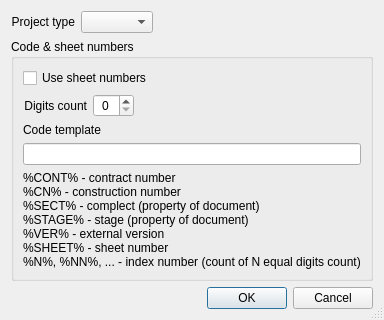
<?xml version="1.0" encoding="UTF-8"?>
<ui version="4.0">
 <class>CodeFormingDlg</class>
 <widget class="QDialog" name="CodeFormingDlg">
  <property name="geometry">
   <rect>
    <x>0</x>
    <y>0</y>
    <width>354</width>
    <height>306</height>
   </rect>
  </property>
  <property name="windowTitle">
   <string>Code forming</string>
  </property>
  <property name="locale">
   <locale language="English" country="UnitedStates"/>
  </property>
  <property name="sizeGripEnabled">
   <bool>true</bool>
  </property>
  <layout class="QVBoxLayout" name="verticalLayout_2">
   <item>
    <layout class="QHBoxLayout" name="horizontalLayout_2">
     <item>
      <widget class="QLabel" name="label_3">
       <property name="text">
        <string>Project type</string>
       </property>
       <property name="alignment">
        <set>Qt::AlignRight|Qt::AlignTrailing|Qt::AlignVCenter</set>
       </property>
      </widget>
     </item>
     <item>
      <widget class="QComboBox" name="cbProjType">
       <property name="sizeAdjustPolicy">
        <enum>QComboBox::AdjustToContents</enum>
       </property>
      </widget>
     </item>
     <item>
      <spacer name="horizontalSpacer_2">
       <property name="orientation">
        <enum>Qt::Horizontal</enum>
       </property>
       <property name="sizeHint" stdset="0">
        <size>
         <width>40</width>
         <height>20</height>
        </size>
       </property>
      </spacer>
     </item>
    </layout>
   </item>
   <item>
    <widget class="QGroupBox" name="groupBox">
     <property name="title">
      <string>Code &amp;&amp; sheet numbers</string>
     </property>
     <layout class="QVBoxLayout" name="verticalLayout">
      <item>
       <widget class="QRoCheckBox" name="cbUseSheet">
        <property name="text">
         <string>Use sheet numbers</string>
        </property>
       </widget>
      </item>
      <item>
       <layout class="QHBoxLayout" name="horizontalLayout">
        <item>
         <widget class="QLabel" name="lblSheetDigits">
          <property name="text">
           <string>Digits count</string>
          </property>
          <property name="alignment">
           <set>Qt::AlignRight|Qt::AlignTrailing|Qt::AlignVCenter</set>
          </property>
         </widget>
        </item>
        <item>
         <widget class="QSpinBox" name="sbSheetDigits">
          <property name="alignment">
           <set>Qt::AlignCenter</set>
          </property>
          <property name="maximum">
           <number>16</number>
          </property>
         </widget>
        </item>
        <item>
         <spacer name="horizontalSpacer">
          <property name="orientation">
           <enum>Qt::Horizontal</enum>
          </property>
          <property name="sizeHint" stdset="0">
           <size>
            <width>40</width>
            <height>20</height>
           </size>
          </property>
         </spacer>
        </item>
       </layout>
      </item>
      <item>
       <widget class="QLabel" name="label">
        <property name="text">
         <string>Code template</string>
        </property>
       </widget>
      </item>
      <item>
       <widget class="QLineEdit" name="leCodeTemplate">
        <property name="alignment">
         <set>Qt::AlignCenter</set>
        </property>
       </widget>
      </item>
      <item>
       <widget class="QLabel" name="label_2">
        <property name="text">
         <string>%CONT% - contract number
%CN% - construction number
%SECT% - complect (property of document)
%STAGE% - stage (property of document)
%VER% - external version
%SHEET% - sheet number
%N%, %NN%, ... - index number (count of N equal digits count)</string>
        </property>
       </widget>
      </item>
     </layout>
    </widget>
   </item>
   <item>
    <spacer name="verticalSpacer">
     <property name="orientation">
      <enum>Qt::Vertical</enum>
     </property>
     <property name="sizeHint" stdset="0">
      <size>
       <width>20</width>
       <height>40</height>
      </size>
     </property>
    </spacer>
   </item>
   <item>
    <widget class="QDialogButtonBox" name="buttonBox">
     <property name="orientation">
      <enum>Qt::Horizontal</enum>
     </property>
     <property name="standardButtons">
      <set>QDialogButtonBox::Cancel|QDialogButtonBox::Ok</set>
     </property>
    </widget>
   </item>
  </layout>
 </widget>
 <customwidgets>
  <customwidget>
   <class>QRoCheckBox</class>
   <extends>QCheckBox</extends>
   <header>../VProject/QRoCheckBox.h</header>
  </customwidget>
 </customwidgets>
 <resources/>
 <connections>
  <connection>
   <sender>buttonBox</sender>
   <signal>accepted()</signal>
   <receiver>CodeFormingDlg</receiver>
   <slot>Accept()</slot>
   <hints>
    <hint type="sourcelabel">
     <x>248</x>
     <y>254</y>
    </hint>
    <hint type="destinationlabel">
     <x>157</x>
     <y>274</y>
    </hint>
   </hints>
  </connection>
  <connection>
   <sender>buttonBox</sender>
   <signal>rejected()</signal>
   <receiver>CodeFormingDlg</receiver>
   <slot>reject()</slot>
   <hints>
    <hint type="sourcelabel">
     <x>316</x>
     <y>260</y>
    </hint>
    <hint type="destinationlabel">
     <x>286</x>
     <y>274</y>
    </hint>
   </hints>
  </connection>
 </connections>
 <slots>
  <slot>Accept()</slot>
 </slots>
</ui>
